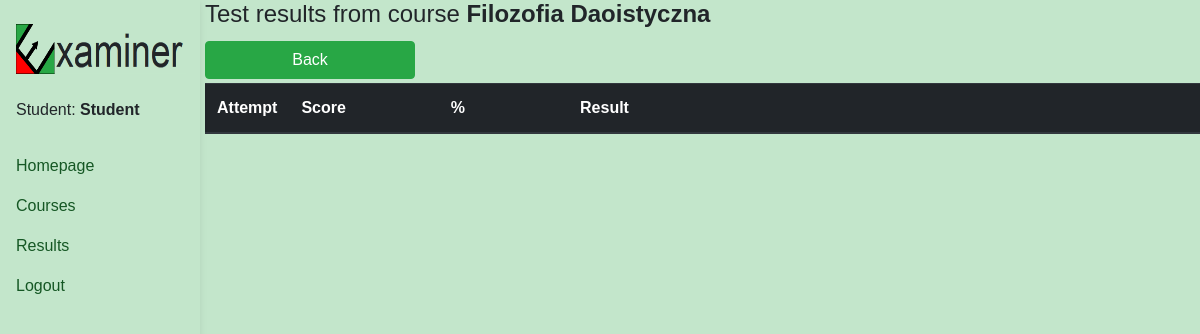
/en/student/course/results/494 (signed in), run on an earlier commit of the app's database.
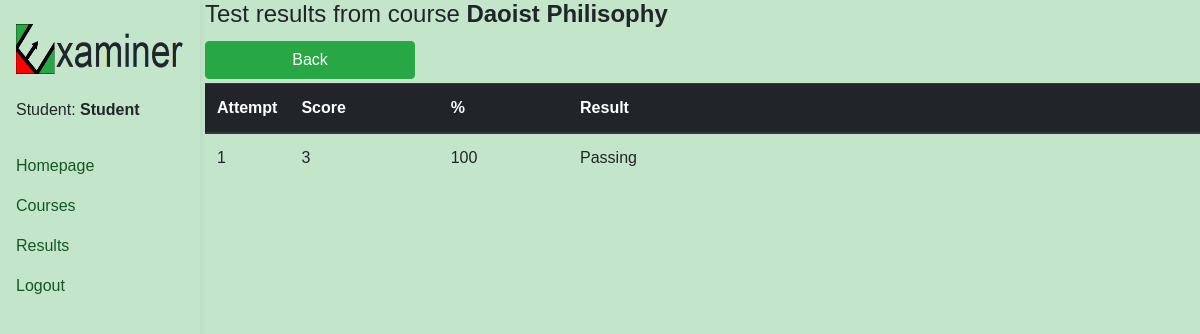
And on a later commit of the database.
### exam/models.py (models this page shows, shortened)
class Course(models.Model):
    students = models.ManyToManyField(User)
    name = models.CharField(max_length = 100)
    multiple_answer_questions = models.BooleanField(default=False)
    time = models.PositiveSmallIntegerField(default=0)
    question_amount = models.PositiveSmallIntegerField(default=0)
    lesson_amount = models.PositiveSmallIntegerField(default=0)
    attempt_amount = models.PositiveSmallIntegerField(default=3)
    test_ready = models.BooleanField(default=False)
    passing_score = models.PositiveSmallIntegerField(default=0)
    category = models.CharField(max_length=100, default="")
    platform = models.ForeignKey(Platform, on_delete = models.CASCADE, blank=True, null=True)

class Result(models.Model):
    course = models.ForeignKey(Course, on_delete = models.CASCADE)
    student = models.ForeignKey(User, on_delete = models.CASCADE)
    finished = models.BooleanField(default = False)
    current_score = models.PositiveSmallIntegerField(default = False)
    current_question = models.PositiveSmallIntegerField(default = 1)
    question_order = models.CharField(max_length=2000, null=True)
    start_time = models.DateTimeField(auto_now_add=True)
    end_time = models.DateTimeField(null=True)
    passed = models.BooleanField(default = False)

### student/views.py (the view)
# urls.py: path("course/results/<int:pk>", StudentResultView.as_view(), name="course-results"),
class StudentResultView(LoginRequiredMixin, View):
    template_name = "student_result_view.html"
    def get(self, request, *args, **kwargs):
        platform = Platform.objects.get(users=request.user)
        course = get_object_or_404(Course, pk=self.kwargs["pk"])
        results = Result.objects.filter(course=course, student=request.user)
        perc = []
        for result in results:
            perc.append(round(100*result.current_score/course.question_amount))
        context = {"course" : course,
                   "results" : zip(results, perc),
                   "platform" : platform}
        return render(request, self.template_name, context)

### student/templates/student_result_view.html
{% extends "student_base.html" %}
{% load i18n %}
{% block content %}
<h4>{% trans "Test results from course" %} <b>{{course.name}}</b></h4>
<a href="{% url 'student:results-general' %}">
  <button class="btn btn-success mt-1 mb-1 myButton" id="back">
    {% trans "Back" %}
  </button>
</a>
<table class="table">
  <thead class="thead-dark">
    <tr>
      <th width="6%" scope="col">{% trans "Attempt" %}</th>
      <th width="15%" scope="col">{% trans "Score" %}</th>
      <th width="13%" scope="col">%</th>
      <th scope="col">{% trans "Result" %}</th>
    </tr>
  </thead>
  <tbody>
    {% for result, perc in results %}
    <tr>
      <td>{{forloop.counter}}</td>
      <td id="score_{{course.name}}_{{forloop.counter}}">{{result.current_score}}</td>
      <td id="perc_{{course.name}}_{{forloop.counter}}">{{perc}}</td>
      <td id="status_{{course.name}}_{{forloop.counter}}">{% if result.passed %} {% trans "Passing" %} {% else %}
         {% trans "Failing" %} {% endif %}</td>
    </tr>
    {% endfor %}
  </tbody>
</table>
{% endblock %}

What changed in the data, as far as the page shows it:
changed Course: name "Filozofia Daoistyczna" → "Daoist Philisophy"
added Result: current_score "3", perc "100"
